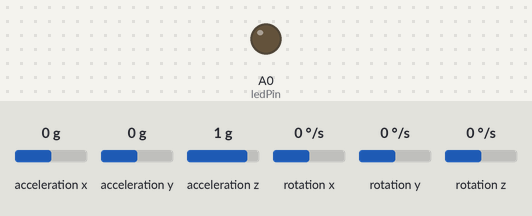
Bench run of a sketch on a simulated Arduino Nano 33 IoT. On the bench: output pins drawn as LEDs (lit = HIGH). The inputs (shaded band) are chosen by the test bench; at power-on: acceleration x 0 g, acceleration y 0 g, acceleration z 1 g, rotation x 0 °/s, rotation y 0 °/s, rotation z 0 °/s. Nothing arrives over Bluetooth unless stated; a phone connects over Bluetooth LE 3 s after start; what the sketch prints to the serial monitor is not drawn.

Above: at 0.1 s.
At 0.45 s:
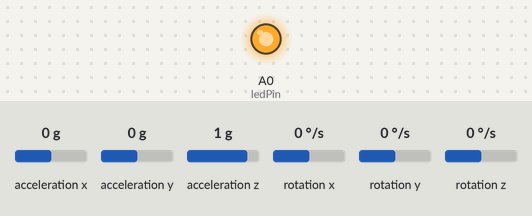
Timing chart, 0 to 4.6 s (numbered marks = the images above):
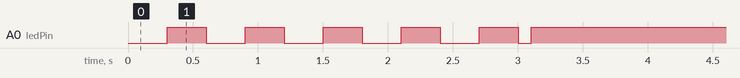

Measured:
- by itself, A0 (ledPin): goes 4 × (HIGH 0.30 s, LOW 0.30 s), HIGH 0.30 s, LOW 0.10 s, then HIGH

The sketch:

nrf52_BLE_binary.ino
```cpp
#include <ArduinoBLE.h>
#include <LSM6DS3.h>
#include <Wire.h>

// IMU 初始化
LSM6DS3 myIMU(I2C_MODE, 0x6A); // I2C 位址

// BLE 服務與特徵
BLEService imuService("19B10000-E8F2-537E-4F6C-D104768A1214");
BLECharacteristic imuBinaryChar("19B10002-E8F2-537E-4F6C-D104768A1214", BLERead | BLENotify, 24); // 6 floats = 24 bytes

// 板載藍燈 D14
const int ledPin = 14;
bool ledState = false;
unsigned long lastBlinkTime = 0;
const unsigned long blinkInterval = 300;

void startBLE() {
  BLE.stopAdvertise();
  BLE.advertise();
  Serial.println("BLE advertising restarted");
}

void setup() {
  pinMode(ledPin, OUTPUT);
  digitalWrite(ledPin, LOW);

  Serial.begin(9600);
  delay(100);
  Serial.println("Starting...");

  if (myIMU.begin() != 0) {
    Serial.println("IMU Device error");
    while (1); // 停止執行
  }

  if (!BLE.begin()) {
    Serial.println("BLE init failed");
    while (1); // 停止執行
  }

  BLE.setLocalName("nRF52-IMU-BIN-02");
  BLE.setAdvertisedService(imuService);
  imuService.addCharacteristic(imuBinaryChar);
  BLE.addService(imuService);

  startBLE();
}

void loop() {
  BLEDevice central = BLE.central();

  if (central) {
    Serial.print("Connected to central: ");
    Serial.println(central.address());

    digitalWrite(ledPin, HIGH); // 綠燈恆亮

    while (central.connected()) {
      // 讀取感測器資料
      float accelX = myIMU.readFloatGyroX();
      float accelY = myIMU.readFloatGyroY();
      float accelZ = myIMU.readFloatGyroZ();
      float gyroX  = myIMU.readFloatAccelX();
      float gyroY  = myIMU.readFloatAccelY();
      float gyroZ  = myIMU.readFloatAccelZ();
      // 建立 binary buffer
      uint8_t buffer[24] = {0}; // 6 個 float 各佔 4 bytes
      memcpy(buffer,      &accelX, 4);
      memcpy(buffer + 4,  &accelY, 4);
      memcpy(buffer + 8,  &accelZ, 4);
      memcpy(buffer + 12, &gyroX,  4);
      memcpy(buffer + 16, &gyroY,  4);
      memcpy(buffer + 20, &gyroZ,  4);
      // 傳送 binary 資料
      imuBinaryChar.writeValue(buffer, sizeof(buffer));

      // 印出數據到 Serial Monitor（方便開發時 debug）
      Serial.println("---- IMU Data (float) ----");
      Serial.print("Accel : ");
      Serial.print(accelX, 2); Serial.print(", ");
      Serial.print(accelY, 2); Serial.print(", ");
      Serial.println(accelZ, 2);

      Serial.print("Gyro  : ");
      Serial.print(gyroX, 2); Serial.print(", ");
      Serial.print(gyroY, 2); Serial.print(", ");
      Serial.println(gyroZ, 2);
      Serial.println("--------------------------\n");

      delay(20);
    }

    Serial.println("Central disconnected");
    digitalWrite(ledPin, LOW); // 離線後重新進入閃爍狀態
    startBLE();
  }

  // 尚未連線時閃綠燈
  if (!BLE.connected()) {
    unsigned long currentMillis = millis();
    if (currentMillis - lastBlinkTime >= blinkInterval) {
      ledState = !ledState;
      digitalWrite(ledPin, ledState ? HIGH : LOW);
      lastBlinkTime = currentMillis;
    }
  }
}
```
